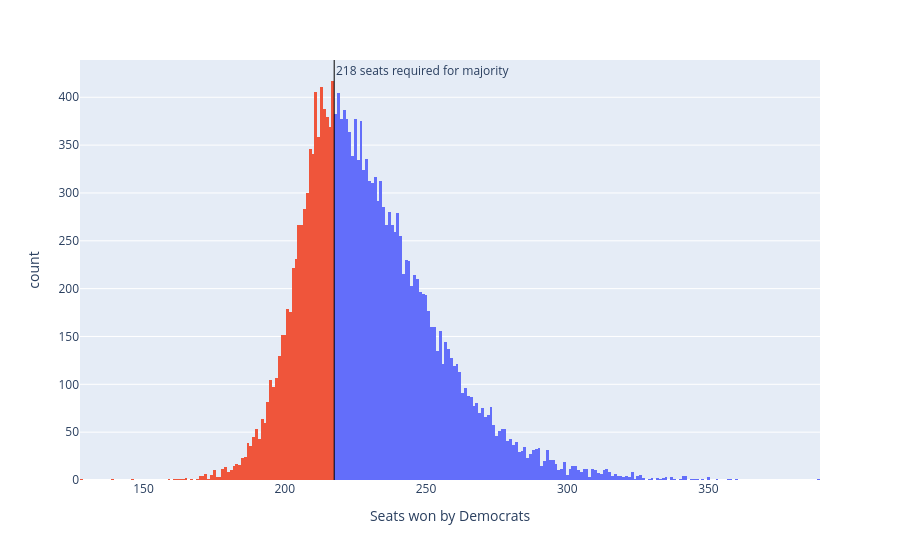

Write notebook code for a chart like this one.
### Code cell
sims_hist = px.histogram(seat_sims, x='seats', nbins=np.unique(seat_sims['seats']).shape[0]*2, color='winner', 
                         labels={'seats':'Seats won by Democrats', 'winner': 'Winner'})
sims_hist.update_traces(showlegend=False)
sims_hist.add_vline(x=217.5, line_width=1, line_color='black', annotation_text='218 seats required for majority', 
                    annotation_position='top right')
sims_hist

### Figure 1 — Plotly figure (JSON) as saved in the notebook; plotly's stock layout.template omitted (floating-point values rounded to 4 significant figures; data arrays with more than 128 entries replaced by an {"elided": "..."} marker saying what was removed)
{"data": [{"bingroup": "x", "hovertemplate": "Winner=Democrats<br>Seats won by Democrats=%{x}<br>count=%{y}<extra></extra>", "legendgroup": "Democrats", "marker": {"color": "#636efa", "pattern": {"shape": ""}}, "name": "Democrats", "nbinsx": 380, "orientation": "v", "showlegend": false, "type": "histogram", "x": {"elided": "13308 int values"}, "xaxis": "x", "yaxis": "y"}, {"bingroup": "x", "hovertemplate": "Winner=Republicans<br>Seats won by Democrats=%{x}<br>count=%{y}<extra></extra>", "legendgroup": "Republicans", "marker": {"color": "#EF553B", "pattern": {"shape": ""}}, "name": "Republicans", "nbinsx": 380, "orientation": "v", "showlegend": false, "type": "histogram", "x": {"elided": "6692 int values"}, "xaxis": "x", "yaxis": "y"}], "layout": {"annotations": [{"showarrow": false, "text": "218 seats required for majority", "x": 217.5, "xanchor": "left", "xref": "x", "y": 1, "yanchor": "top", "yref": "y domain"}], "barmode": "relative", "legend": {"title": {"text": "Winner"}, "tracegroupgap": 0}, "margin": {"t": 60}, "shapes": [{"line": {"color": "black", "width": 1}, "type": "line", "x0": 217.5, "x1": 217.5, "xref": "x", "y0": 0, "y1": 1, "yref": "y domain"}], "xaxis": {"anchor": "y", "domain": [0, 1], "title": {"text": "Seats won by Democrats"}}, "yaxis": {"anchor": "x", "domain": [0, 1], "title": {"text": "count"}}}}
